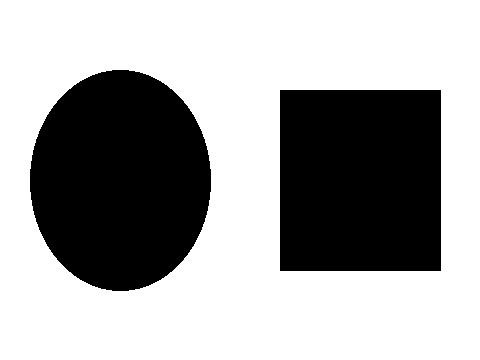
#> input picture examples/piezas-separadas.jpg, 480 x 360 px
$ python -i geometry.py   (imports and definitions only)
#> lines starting #> are read from the running program, lines starting #| are printed output that depends on the picture; after the words box and inside, x2 and y2 are one past the last pixel; in counts of white or black regions, pixels touching at a corner belong together
#> further down, picture is the input picture: PIL image 480x360 RGB; min 0, max 255, mean 165.7
from pathlib import Path
import warnings

import cv2
import numpy as np
from PIL import Image, ImageOps, UnidentifiedImageError
from shapely import Polygon, make_valid, affinity, unary_union
import trimesh

MAX_BYTES = 15 * 1024 * 1024
MAX_PIXELS = 16_000_000


# [18 lines left out: function read_image, not called in this run]


def mask_image(image, mode="Automática", threshold=127, invert=False, min_area=20, smooth=0):
#> called with mode = 'Automática', threshold = 127, invert = False, min_area = 20, smooth = 0
    image = image.convert("RGBA")
    image.thumbnail((1600, 1600))
    rgba = np.asarray(image)
    alpha = rgba[:, :, 3]
#> alpha: shape (360, 480); every value is 255
    use_alpha = mode == "Transparencia" or (mode == "Automática" and alpha.min() < 255)
#> use_alpha = False
    if use_alpha:
        mask = (alpha > threshold).astype(np.uint8) * 255
    else:
        white = Image.new("RGBA", image.size, "white")
#> white: PIL image 480x360 RGBA; every value is 255
        gray = np.asarray(Image.alpha_composite(white, image).convert("L"))
        mask = (gray < threshold).astype(np.uint8) * 255
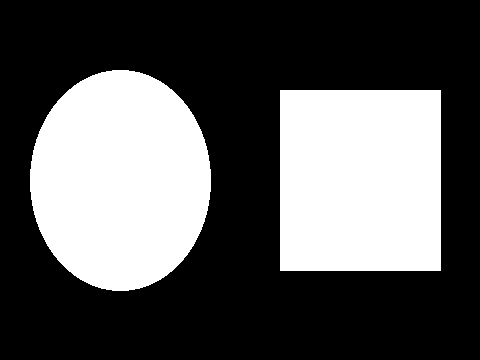
#> mask: shape (360, 480); 35% white; 2 white regions, box (x1, y1, x2, y2) and area: (30, 70, 211, 291) 31385, (280, 90, 441, 271) 29141
    if invert:
        mask = 255 - mask
    if smooth:
        k = int(smooth) * 2 + 1
        mask = (cv2.GaussianBlur(mask, (k, k), 0) >= 128).astype(np.uint8) * 255
    count, labels, stats, _ = cv2.connectedComponentsWithStats(mask, 8)
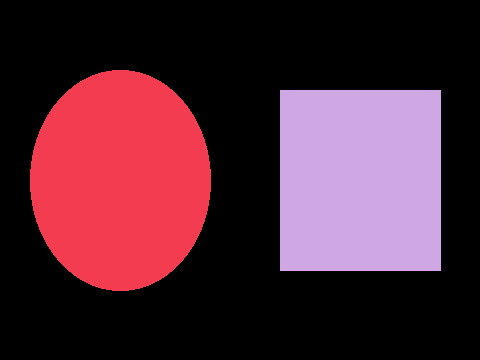
#> labels: shape (360, 480) int32; 3 distinct labels, from 0 to 2; one colour per label, 0 black
#> count = 3; stats = [[0, 0, 480, 360, 112274], [30, 70, 181, 221, 31385], [280, 90, 161, 181, 29141]]
    keep = np.zeros(count, dtype=np.uint8)
#> keep = [0, 0, 0]
    keep[1:] = (stats[1:, cv2.CC_STAT_AREA] >= min_area) * 255
    return keep[labels]


# [78 lines left out: functions polygon_parts, contours_to_polygons, build_mesh, export_mesh, report, not called in this run]

>>> from PIL import Image
>>> picture = Image.open('../examples/piezas-separadas.jpg')
>>> result = mask_image(picture)
